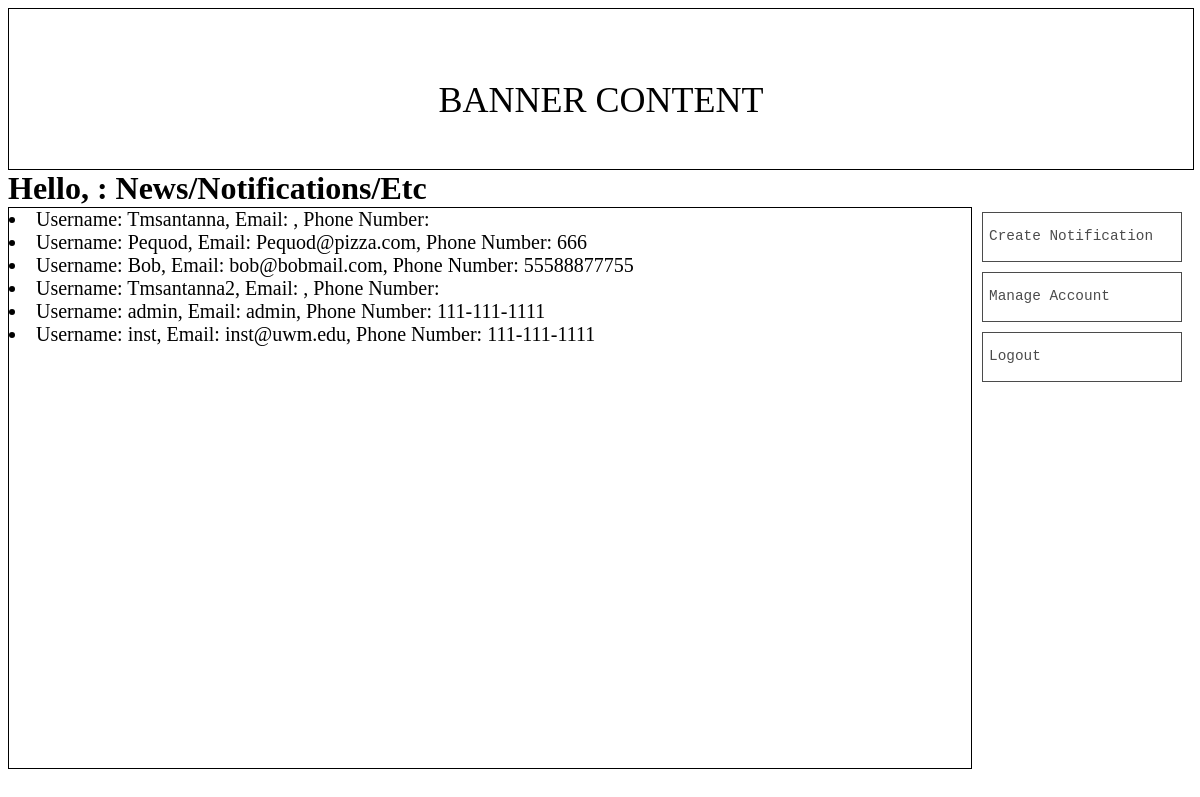
Page /home/ (signed in) on the committed database.
### CS361_Project/models.py (models this page shows)
class Account(models.Model):
    id = models.IntegerField(unique = True, primary_key= True)
    username = models.CharField(max_length=30, unique = True)
    password = models.CharField(max_length = 30)
    role = models.CharField(max_length=30, null=True) #username, password and role should not be null
    name = models.CharField(max_length= 30, null= True)
    email = models.CharField(max_length= 30, null= True)
    telephone = models.CharField(max_length= 20, null= True)
    address = models.CharField(max_length = 40, null= True)

### CS361_Project/views.py (the view)
# urls.py: 2. Add a URL to urlpatterns:  path('', Home.as_view(), name='home')
class Home(View):
    def get(self, request):
        accounts = list(Account.objects.all())
        if request.session.get('is_authenticate'):
            return render(request, "Home.html", {"accounts": accounts})
        else:
            return render(request, "login.html")

### templates/Home.html (shortened to what this page needs)
{% load static %}
<!DOCTYPE html>
<html lang="en">
<head>
    <link rel="stylesheet" href="{% static 'styles/Home.css' %}?{% now 'U' %}" type="text/css">
</head>
<body>
    <div class = "bannerBox">
        <span class = "testBannerContent">BANNER CONTENT</span>
    </div>
    <h2 class = 'headerText'>Hello, {{ request.session.name }}: News/Notifications/Etc</h2>
    <div class = 'container'>
        <div class = 'homeContentBox'>
            <div class = "testText">
               {% for Account in accounts %}
                    <li>Username: {{Account.username}}, Email: {{ Account.email }}, Phone Number: {{ Account.telephone }}</li>
               {% endfor %}
            </div>
        </div>
        <div class ='buttonBox'>
            <a href="{% url 'create_notification' %}"><button class = 'buttonText'>Create Notification</button></a>
            <a href="{% url 'manage_account' %}"><button type="button" class = "buttonText">Manage Account</button></a>
            <form action = '{% url 'logout' %}' method = 'get'>
                <a ><button type = "submit" class = 'buttonText'>Logout</button></a>
            </form>
        </div>
    </div>
</body>
</html>

### static/styles/Home.css (style rules this page uses)
.bannerBox { border: 1px solid black; width: 100%; height: 20vh; }
.headerText { display:block; margin-bottom: 0; margin-top : 0; font-family: Serif, "Times New Roman", serif; font-size: 2rem; }
.container { display:flex; }
.homeContentBox { border: 1px solid black; width:85%; height: 70vh; overflow-x: hidden; overflow-y:auto; word-wrap: break-word; }
.buttonBox { margin-top : -15px; padding: 10px; }
.buttonBox button { font-family: Andale Mono, monospace; background-color: transparent; display: block; border: 1px solid black; margin-block: 10px; width:200px; height:50px; text-align:left; line-height:1.1em; }
.buttonBox .buttonBox a:hover,.buttonBox a:active, .buttonBox a:link ,a:visited { text-decoration: none; color: black; }
.buttonText { opacity: 70%; width: fit-content; white-space: nowrap; font-size: 0.9rem; }
.testText { font-size: 20px; font-weight: normal; }
.testBannerContent { display: block; text-align: center; font-size: 36px; margin-top: 70px; }

### rows in the picture
Account: username "Tmsantanna"
Account: username "Pequod", email "Pequod@pizza.com", telephone "666"
Account: username "Bob", email "bob@bobmail.com", telephone "55588877755"
Account: username "Tmsantanna2"
Account: username "admin", email "admin", telephone "111-111-1111"
Account: username "inst", email "inst@uwm.edu", telephone "111-111-1111"
